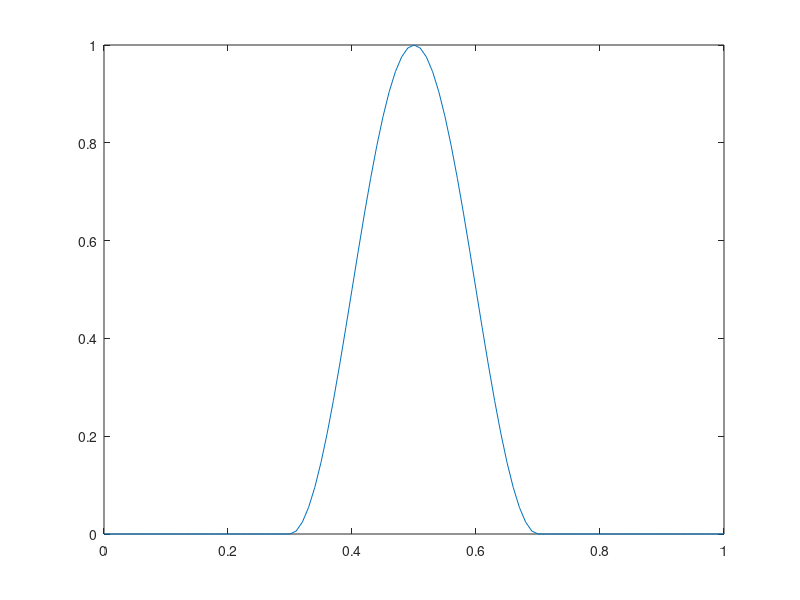

Recreate this plot in MATLAB.
close all
clear
clc

D = 0.5;
x = 0:0.01:1;
d = 0.2;
n = 2;

f = zeros(1,length(x));

for j = 1:length(x)
    if x(j) <= D+d && x(j) >= D-d
        f(j) = (cos(pi*(x(j)-D)/(2*d)))^n;
    end
end
    


plot(x,f)
